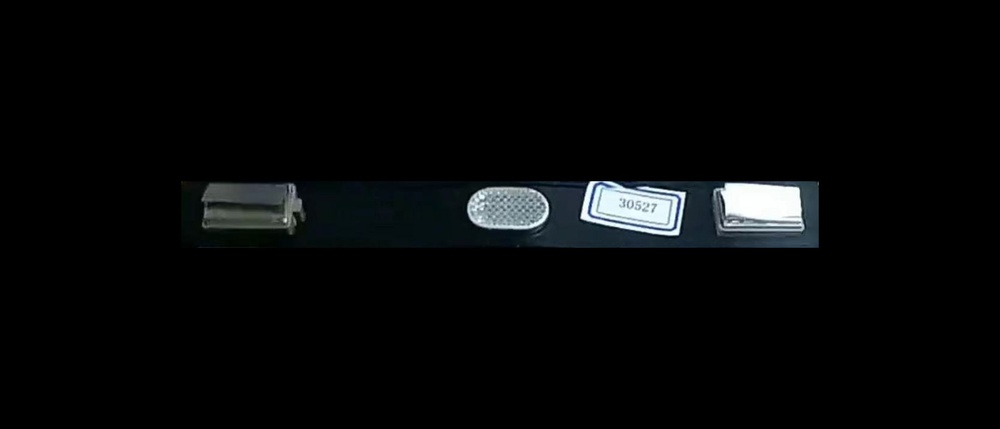
#> input picture img/battery_test.jpg, 1000 x 429 px, shrunk from 1655 x 710 before the run
$ python translateimg.py
#> lines starting #> are read from the running program, lines starting #| are printed output that depends on the picture
import numpy as np
import cv2 as cv

img = cv.imread(r'img/battery_test.jpg', 1)
#> img is the input picture: shape (429, 1000, 3); mean B, G, R 8.1, 7.6, 6.5
rows, cols, channels = img.shape
#> rows = 429; cols = 1000; channels = 3
p1 = np.float32([[0,0], [cols-1,0], [0,rows-1], [rows-1,cols-1]])
#> p1 = [[0, 0], [999, 0], [0, 428], [428, 999]]
p2 = np.float32([[0,rows*0.3], [cols*0.8,rows*0.2], [cols*0.15,rows*0.7], [cols*0.8,rows*0.8]])
M = cv.getPerspectiveTransform(p1,p2)
dst = cv.warpPerspective(img, M, (cols, rows))
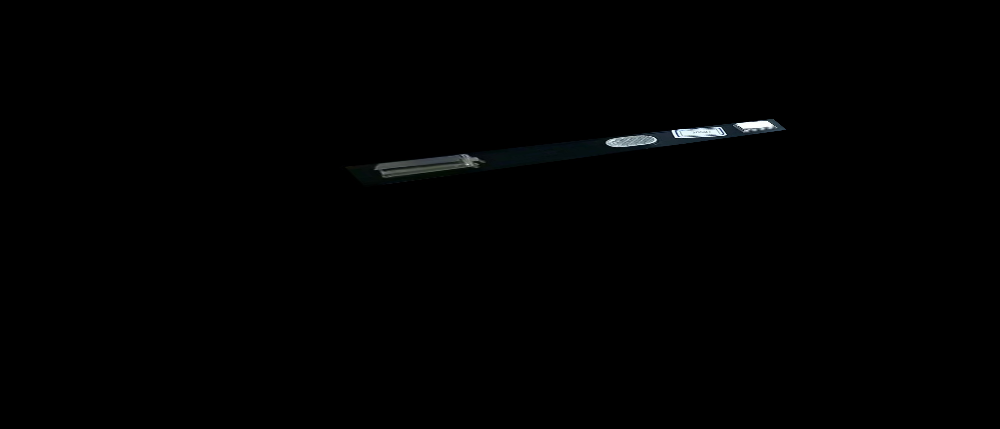
#> dst: shape (429, 1000, 3); mean B, G, R 1.1, 1, 0.9
cv.imshow('original', img)
cv.imshow('result', dst)
cv.waitKey(0)
cv.destroyAllWindows()
